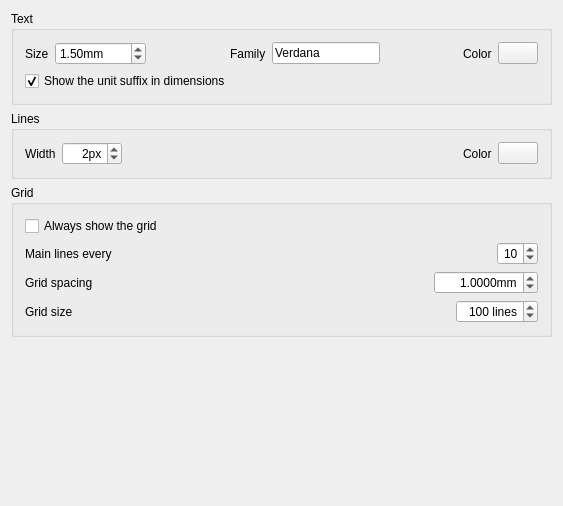
<?xml version="1.0" encoding="UTF-8"?>
<ui version="4.0">
 <class>Gui::Dialog::DlgSettingsDraft</class>
 <widget class="QWidget" name="Gui::Dialog::DlgSettingsDraft">
  <property name="geometry">
   <rect>
    <x>0</x>
    <y>0</y>
    <width>563</width>
    <height>506</height>
   </rect>
  </property>
  <property name="windowTitle">
   <string>General settings</string>
  </property>
  <layout class="QVBoxLayout" name="verticalLayout_4">
   <item>
    <widget class="QGroupBox" name="groupBox">
     <property name="title">
      <string>Text</string>
     </property>
     <layout class="QVBoxLayout" name="verticalLayout">
      <item>
       <layout class="QHBoxLayout" name="horizontalLayout_2">
        <item>
         <widget class="QLabel" name="label">
          <property name="text">
           <string>Size</string>
          </property>
         </widget>
        </item>
        <item>
         <widget class="Gui::PrefDoubleSpinBox" name="gui::prefdoublespinbox_2">
          <property name="maximumSize">
           <size>
            <width>16777215</width>
            <height>16777215</height>
           </size>
          </property>
          <property name="toolTip">
           <string>Default size for texts</string>
          </property>
          <property name="suffix">
           <string>mm</string>
          </property>
          <property name="maximum">
           <double>9999.989999999999782</double>
          </property>
          <property name="value">
           <double>1.500000000000000</double>
          </property>
          <property name="prefEntry" stdset="0">
           <cstring>textSize</cstring>
          </property>
          <property name="prefPath" stdset="0">
           <cstring>Mod/GDT</cstring>
          </property>
         </widget>
        </item>
        <item>
         <spacer name="horizontalSpacer">
          <property name="orientation">
           <enum>Qt::Horizontal</enum>
          </property>
          <property name="sizeHint" stdset="0">
           <size>
            <width>40</width>
            <height>20</height>
           </size>
          </property>
         </spacer>
        </item>
        <item>
         <widget class="QLabel" name="label_2">
          <property name="text">
           <string>Family</string>
          </property>
         </widget>
        </item>
        <item>
         <widget class="Gui::PrefLineEdit" name="gui::preflineedit_2">
          <property name="toolTip">
           <string>Text family</string>
          </property>
          <property name="text">
           <string>Verdana</string>
          </property>
          <property name="prefEntry" stdset="0">
           <cstring>textFamily</cstring>
          </property>
          <property name="prefPath" stdset="0">
           <cstring>Mod/GDT</cstring>
          </property>
         </widget>
        </item>
        <item>
         <spacer name="horizontalSpacer_2">
          <property name="orientation">
           <enum>Qt::Horizontal</enum>
          </property>
          <property name="sizeHint" stdset="0">
           <size>
            <width>40</width>
            <height>20</height>
           </size>
          </property>
         </spacer>
        </item>
        <item>
         <widget class="QLabel" name="label_3">
          <property name="text">
           <string>Color</string>
          </property>
         </widget>
        </item>
        <item>
         <widget class="Gui::PrefColorButton" name="gui::prefcolorbutton_3">
          <property name="toolTip">
           <string>This is the default color text</string>
          </property>
          <property name="color" stdset="0">
           <color>
            <red>255</red>
            <green>165</green>
            <blue>0</blue>
           </color>
          </property>
          <property name="prefEntry" stdset="0">
           <cstring>textColor</cstring>
          </property>
          <property name="prefPath" stdset="0">
           <cstring>Mod/GDT</cstring>
          </property>
         </widget>
        </item>
       </layout>
      </item>
      <item>
       <widget class="Gui::PrefCheckBox" name="checkBox">
        <property name="text">
         <string>Show the unit suffix in dimensions</string>
        </property>
        <property name="checked">
         <bool>true</bool>
        </property>
        <property name="prefEntry" stdset="0">
         <cstring>showUnit</cstring>
        </property>
        <property name="prefPath" stdset="0">
         <cstring>Mod/GDT</cstring>
        </property>
       </widget>
      </item>
     </layout>
    </widget>
   </item>
   <item>
    <widget class="QGroupBox" name="groupBox_2">
     <property name="title">
      <string>Lines</string>
     </property>
     <layout class="QVBoxLayout" name="verticalLayout_2">
      <item>
       <layout class="QHBoxLayout" name="horizontalLayout_3">
        <item>
         <widget class="QLabel" name="label_4">
          <property name="text">
           <string>Width</string>
          </property>
         </widget>
        </item>
        <item>
         <widget class="Gui::PrefSpinBox" name="spinBox_2">
          <property name="toolTip">
           <string notr="true">The number of horizontal or vertical lines of the grid</string>
          </property>
          <property name="alignment">
           <set>Qt::AlignRight|Qt::AlignTrailing|Qt::AlignVCenter</set>
          </property>
          <property name="suffix">
           <string notr="true">px</string>
          </property>
          <property name="maximum">
           <number>999</number>
          </property>
          <property name="value">
           <number>2</number>
          </property>
          <property name="prefEntry" stdset="0">
           <cstring>lineWidth</cstring>
          </property>
          <property name="prefPath" stdset="0">
           <cstring>Mod/GDT</cstring>
          </property>
         </widget>
        </item>
        <item>
         <spacer name="horizontalSpacer_4">
          <property name="orientation">
           <enum>Qt::Horizontal</enum>
          </property>
          <property name="sizeHint" stdset="0">
           <size>
            <width>40</width>
            <height>20</height>
           </size>
          </property>
         </spacer>
        </item>
        <item>
         <widget class="QLabel" name="label_6">
          <property name="text">
           <string>Color</string>
          </property>
         </widget>
        </item>
        <item>
         <widget class="Gui::PrefColorButton" name="gui::prefcolorbutton_4">
          <property name="toolTip">
           <string>This is the default color for objects being drawn while in construction mode.</string>
          </property>
          <property name="color" stdset="0">
           <color>
            <red>255</red>
            <green>165</green>
            <blue>0</blue>
           </color>
          </property>
          <property name="prefEntry" stdset="0">
           <cstring>lineColor</cstring>
          </property>
          <property name="prefPath" stdset="0">
           <cstring>Mod/GDT</cstring>
          </property>
         </widget>
        </item>
       </layout>
      </item>
     </layout>
    </widget>
   </item>
   <item>
    <widget class="QGroupBox" name="groupBox_3">
     <property name="title">
      <string>Grid</string>
     </property>
     <layout class="QVBoxLayout" name="verticalLayout_3">
      <item>
       <layout class="QHBoxLayout" name="horizontalLayout_15">
        <item>
         <widget class="Gui::PrefCheckBox" name="gui::prefcheckbox_10">
          <property name="enabled">
           <bool>true</bool>
          </property>
          <property name="toolTip">
           <string notr="true">If checked, the Draft grid will always be visible when the GDT workbench is active. Otherwise only when the annotation plane is needed.</string>
          </property>
          <property name="text">
           <string>Always show the grid</string>
          </property>
          <property name="checked">
           <bool>false</bool>
          </property>
          <property name="prefEntry" stdset="0">
           <cstring>alwaysShowGrid</cstring>
          </property>
          <property name="prefPath" stdset="0">
           <cstring>Mod/GDT</cstring>
          </property>
         </widget>
        </item>
       </layout>
      </item>
      <item>
       <layout class="QHBoxLayout" name="horizontalLayout_13">
        <item>
         <widget class="QLabel" name="label_16">
          <property name="enabled">
           <bool>true</bool>
          </property>
          <property name="text">
           <string>Main lines every</string>
          </property>
         </widget>
        </item>
        <item>
         <spacer name="horizontalSpacer_8">
          <property name="orientation">
           <enum>Qt::Horizontal</enum>
          </property>
          <property name="sizeHint" stdset="0">
           <size>
            <width>40</width>
            <height>20</height>
           </size>
          </property>
         </spacer>
        </item>
        <item>
         <widget class="Gui::PrefSpinBox" name="gui::prefspinbox_4">
          <property name="enabled">
           <bool>true</bool>
          </property>
          <property name="toolTip">
           <string>Mainlines will be drawn thicker. Specify here how many squares between mainlines.</string>
          </property>
          <property name="alignment">
           <set>Qt::AlignRight|Qt::AlignTrailing|Qt::AlignVCenter</set>
          </property>
          <property name="value">
           <number>10</number>
          </property>
          <property name="prefEntry" stdset="0">
           <cstring>gridEvery</cstring>
          </property>
          <property name="prefPath" stdset="0">
           <cstring>Mod/GDT</cstring>
          </property>
         </widget>
        </item>
       </layout>
      </item>
      <item>
       <layout class="QHBoxLayout" name="horizontalLayout_10">
        <item>
         <widget class="QLabel" name="label_15">
          <property name="enabled">
           <bool>true</bool>
          </property>
          <property name="text">
           <string>Grid spacing</string>
          </property>
         </widget>
        </item>
        <item>
         <spacer name="horizontalSpacer_7">
          <property name="orientation">
           <enum>Qt::Horizontal</enum>
          </property>
          <property name="sizeHint" stdset="0">
           <size>
            <width>40</width>
            <height>20</height>
           </size>
          </property>
         </spacer>
        </item>
        <item>
         <widget class="Gui::PrefDoubleSpinBox" name="gui::prefdoublespinbox_3">
          <property name="enabled">
           <bool>true</bool>
          </property>
          <property name="toolTip">
           <string notr="true">The spacing between each grid line</string>
          </property>
          <property name="alignment">
           <set>Qt::AlignRight|Qt::AlignTrailing|Qt::AlignVCenter</set>
          </property>
          <property name="suffix">
           <string>mm</string>
          </property>
          <property name="decimals">
           <number>4</number>
          </property>
          <property name="maximum">
           <double>9999.989999999999782</double>
          </property>
          <property name="value">
           <double>1.000000000000000</double>
          </property>
          <property name="prefEntry" stdset="0">
           <cstring>gridSpacing</cstring>
          </property>
          <property name="prefPath" stdset="0">
           <cstring>Mod/GDT</cstring>
          </property>
         </widget>
        </item>
       </layout>
      </item>
      <item>
       <layout class="QHBoxLayout" name="horizontalLayout">
        <item>
         <widget class="QLabel" name="label_5">
          <property name="text">
           <string>Grid size</string>
          </property>
         </widget>
        </item>
        <item>
         <spacer name="horizontalSpacer_3">
          <property name="orientation">
           <enum>Qt::Horizontal</enum>
          </property>
          <property name="sizeHint" stdset="0">
           <size>
            <width>40</width>
            <height>20</height>
           </size>
          </property>
         </spacer>
        </item>
        <item>
         <widget class="Gui::PrefSpinBox" name="spinBox">
          <property name="toolTip">
           <string notr="true">The number of horizontal or vertical lines of the grid</string>
          </property>
          <property name="alignment">
           <set>Qt::AlignRight|Qt::AlignTrailing|Qt::AlignVCenter</set>
          </property>
          <property name="suffix">
           <string notr="true"> lines</string>
          </property>
          <property name="maximum">
           <number>9999</number>
          </property>
          <property name="value">
           <number>100</number>
          </property>
          <property name="prefEntry" stdset="0">
           <cstring>gridSize</cstring>
          </property>
          <property name="prefPath" stdset="0">
           <cstring>Mod/GDT</cstring>
          </property>
         </widget>
        </item>
       </layout>
      </item>
     </layout>
    </widget>
   </item>
   <item>
    <spacer name="verticalSpacer">
     <property name="orientation">
      <enum>Qt::Vertical</enum>
     </property>
     <property name="sizeHint" stdset="0">
      <size>
       <width>20</width>
       <height>40</height>
      </size>
     </property>
    </spacer>
   </item>
  </layout>
 </widget>
 <layoutdefault spacing="6" margin="11"/>
 <pixmapfunction>qPixmapFromMimeSource</pixmapfunction>
 <customwidgets>
  <customwidget>
   <class>Gui::PrefCheckBox</class>
   <extends>QCheckBox</extends>
   <header>Gui/PrefWidgets.h</header>
  </customwidget>
  <customwidget>
   <class>Gui::PrefDoubleSpinBox</class>
   <extends>QDoubleSpinBox</extends>
   <header>Gui/PrefWidgets.h</header>
  </customwidget>
  <customwidget>
   <class>Gui::PrefSpinBox</class>
   <extends>QSpinBox</extends>
   <header>Gui/PrefWidgets.h</header>
  </customwidget>
  <customwidget>
   <class>Gui::PrefLineEdit</class>
   <extends>QLineEdit</extends>
   <header>Gui/PrefWidgets.h</header>
  </customwidget>
  <customwidget>
   <class>Gui::ColorButton</class>
   <extends>QPushButton</extends>
   <header>Gui/Widgets.h</header>
  </customwidget>
  <customwidget>
   <class>Gui::PrefColorButton</class>
   <extends>Gui::ColorButton</extends>
   <header>Gui/PrefWidgets.h</header>
  </customwidget>
 </customwidgets>
 <resources/>
 <connections/>
</ui>
